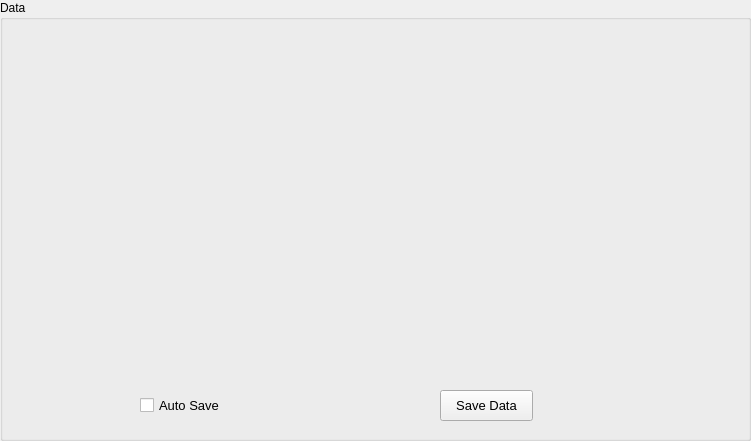
   <widget class="QGroupBox" name="DataGroup">
    <property name="enabled">
     <bool>true</bool>
    </property>
    <property name="geometry">
     <rect>
      <x>20</x>
      <y>20</y>
      <width>751</width>
      <height>441</height>
     </rect>
    </property>
    <property name="sizePolicy">
     <sizepolicy hsizetype="Expanding" vsizetype="Expanding">
      <horstretch>0</horstretch>
      <verstretch>0</verstretch>
     </sizepolicy>
    </property>
    <property name="mouseTracking">
     <bool>false</bool>
    </property>
    <property name="title">
     <string>Data</string>
    </property>
    <property name="checkable">
     <bool>false</bool>
    </property>
    <widget class="QWidget" name="widgetScanData" native="true">
     <property name="geometry">
      <rect>
       <x>19</x>
       <y>29</y>
       <width>701</width>
       <height>351</height>
      </rect>
     </property>
     <property name="sizePolicy">
      <sizepolicy hsizetype="Expanding" vsizetype="Expanding">
       <horstretch>0</horstretch>
       <verstretch>0</verstretch>
      </sizepolicy>
     </property>
    </widget>
    <widget class="QPushButton" name="pbSaveData">
     <property name="geometry">
      <rect>
       <x>440</x>
       <y>390</y>
       <width>93</width>
       <height>31</height>
      </rect>
     </property>
     <property name="sizePolicy">
      <sizepolicy hsizetype="Expanding" vsizetype="Expanding">
       <horstretch>0</horstretch>
       <verstretch>0</verstretch>
      </sizepolicy>
     </property>
     <property name="font">
      <font>
       <pointsize>10</pointsize>
      </font>
     </property>
     <property name="text">
      <string>Save Data</string>
     </property>
    </widget>
    <widget class="QCheckBox" name="checkBoxAutoSave">
     <property name="geometry">
      <rect>
       <x>140</x>
       <y>390</y>
       <width>111</width>
       <height>31</height>
      </rect>
     </property>
     <property name="sizePolicy">
      <sizepolicy hsizetype="Expanding" vsizetype="Expanding">
       <horstretch>0</horstretch>
       <verstretch>0</verstretch>
      </sizepolicy>
     </property>
     <property name="font">
      <font>
       <pointsize>10</pointsize>
      </font>
     </property>
     <property name="text">
      <string>Auto Save</string>
     </property>
    </widget>
   </widget>
